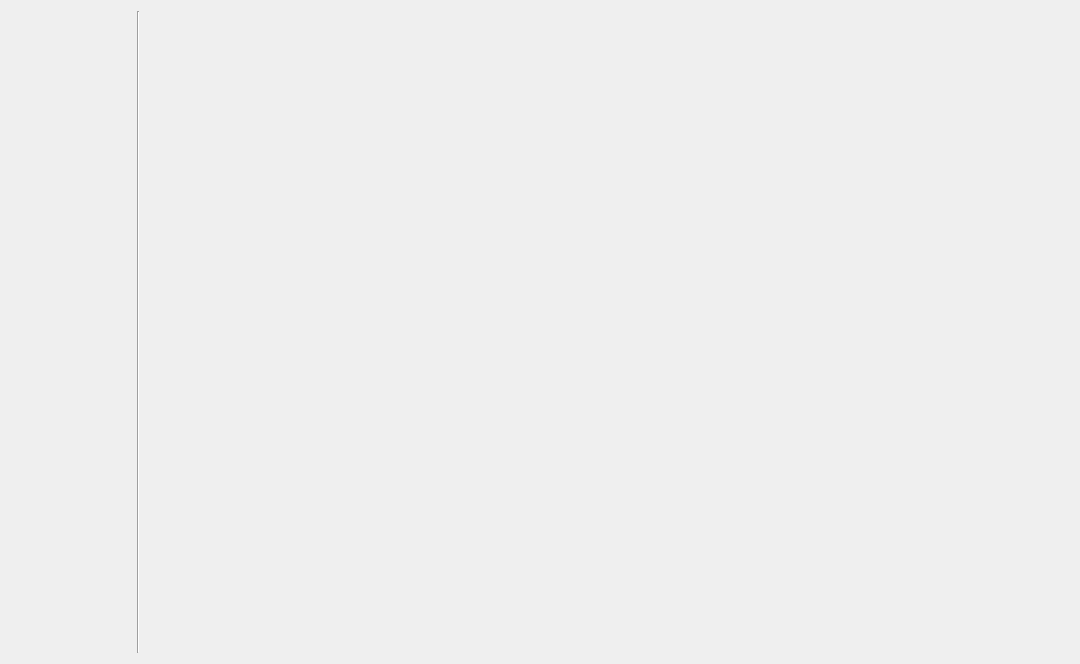
<?xml version="1.0" encoding="UTF-8"?>
<ui version="4.0">
 <class>Widget</class>
 <widget class="QWidget" name="Widget">
  <property name="geometry">
   <rect>
    <x>0</x>
    <y>0</y>
    <width>1080</width>
    <height>664</height>
   </rect>
  </property>
  <property name="windowTitle">
   <string>Widget</string>
  </property>
  <property name="autoFillBackground">
   <bool>false</bool>
  </property>
  <property name="styleSheet">
   <string notr="true">background white</string>
  </property>
  <layout class="QHBoxLayout" name="horizontalLayout">
   <item>
    <widget class="QFrame" name="frame">
     <property name="sizePolicy">
      <sizepolicy hsizetype="Preferred" vsizetype="Preferred">
       <horstretch>0</horstretch>
       <verstretch>0</verstretch>
      </sizepolicy>
     </property>
     <property name="minimumSize">
      <size>
       <width>120</width>
       <height>640</height>
      </size>
     </property>
     <property name="maximumSize">
      <size>
       <width>120</width>
       <height>16777215</height>
      </size>
     </property>
     <property name="frameShape">
      <enum>QFrame::NoFrame</enum>
     </property>
     <property name="frameShadow">
      <enum>QFrame::Plain</enum>
     </property>
     <layout class="QVBoxLayout" name="verticalLayout">
      <item>
       <widget class="QPushButton" name="menu_button_about">
        <property name="text">
         <string/>
        </property>
        <property name="icon">
         <iconset resource="icons.qrc">
          <normaloff>:/icons/MenuIcons/cube.png</normaloff>:/icons/MenuIcons/cube.png</iconset>
        </property>
        <property name="iconSize">
         <size>
          <width>80</width>
          <height>80</height>
         </size>
        </property>
        <property name="flat">
         <bool>true</bool>
        </property>
       </widget>
      </item>
      <item>
       <widget class="QPushButton" name="menu_button_help">
        <property name="minimumSize">
         <size>
          <width>60</width>
          <height>60</height>
         </size>
        </property>
        <property name="text">
         <string/>
        </property>
        <property name="icon">
         <iconset resource="icons.qrc">
          <normaloff>:/icons/MenuIcons/lightbulb@3x.png</normaloff>:/icons/MenuIcons/lightbulb@3x.png</iconset>
        </property>
        <property name="iconSize">
         <size>
          <width>60</width>
          <height>60</height>
         </size>
        </property>
        <property name="default">
         <bool>false</bool>
        </property>
        <property name="flat">
         <bool>true</bool>
        </property>
       </widget>
      </item>
      <item>
       <widget class="QPushButton" name="menu_button_settings">
        <property name="sizePolicy">
         <sizepolicy hsizetype="Minimum" vsizetype="Fixed">
          <horstretch>0</horstretch>
          <verstretch>0</verstretch>
         </sizepolicy>
        </property>
        <property name="minimumSize">
         <size>
          <width>60</width>
          <height>60</height>
         </size>
        </property>
        <property name="text">
         <string/>
        </property>
        <property name="icon">
         <iconset resource="icons.qrc">
          <normaloff>:/icons/MenuIcons/Settings@3x.png</normaloff>:/icons/MenuIcons/Settings@3x.png</iconset>
        </property>
        <property name="iconSize">
         <size>
          <width>60</width>
          <height>60</height>
         </size>
        </property>
        <property name="flat">
         <bool>true</bool>
        </property>
       </widget>
      </item>
      <item>
       <widget class="QPushButton" name="menu_button_printTools">
        <property name="minimumSize">
         <size>
          <width>60</width>
          <height>60</height>
         </size>
        </property>
        <property name="text">
         <string/>
        </property>
        <property name="icon">
         <iconset resource="icons.qrc">
          <normaloff>:/icons/MenuIcons/tools@3x.png</normaloff>:/icons/MenuIcons/tools@3x.png</iconset>
        </property>
        <property name="iconSize">
         <size>
          <width>60</width>
          <height>60</height>
         </size>
        </property>
        <property name="flat">
         <bool>true</bool>
        </property>
       </widget>
      </item>
      <item>
       <widget class="QPushButton" name="menu_button_dashboard">
        <property name="minimumSize">
         <size>
          <width>60</width>
          <height>60</height>
         </size>
        </property>
        <property name="text">
         <string/>
        </property>
        <property name="icon">
         <iconset resource="icons.qrc">
          <normaloff>:/icons/MenuIcons/dashboard@3x.png</normaloff>:/icons/MenuIcons/dashboard@3x.png</iconset>
        </property>
        <property name="iconSize">
         <size>
          <width>60</width>
          <height>60</height>
         </size>
        </property>
        <property name="flat">
         <bool>true</bool>
        </property>
       </widget>
      </item>
     </layout>
    </widget>
   </item>
   <item>
    <widget class="Line" name="line">
     <property name="orientation">
      <enum>Qt::Vertical</enum>
     </property>
    </widget>
   </item>
   <item>
    <widget class="QStackedWidget" name="stackedWidget">
     <property name="sizePolicy">
      <sizepolicy hsizetype="Preferred" vsizetype="Preferred">
       <horstretch>0</horstretch>
       <verstretch>0</verstretch>
      </sizepolicy>
     </property>
     <property name="minimumSize">
      <size>
       <width>640</width>
       <height>640</height>
      </size>
     </property>
     <widget class="QWidget" name="aboutPage"/>
     <widget class="QWidget" name="helpPage"/>
     <widget class="QWidget" name="settingsPage">
      <layout class="QHBoxLayout" name="horizontalLayout_4">
       <item>
        <layout class="QHBoxLayout" name="horizontalLayout_3">
         <item>
          <layout class="QVBoxLayout" name="verticalLayout_4">
           <item>
            <layout class="QVBoxLayout" name="verticalLayout_3">
             <item>
              <widget class="QLabel" name="label_2">
               <property name="minimumSize">
                <size>
                 <width>0</width>
                 <height>50</height>
                </size>
               </property>
               <property name="font">
                <font>
                 <pointsize>22</pointsize>
                </font>
               </property>
               <property name="lineWidth">
                <number>1</number>
               </property>
               <property name="text">
                <string>Port List</string>
               </property>
               <property name="alignment">
                <set>Qt::AlignHCenter|Qt::AlignTop</set>
               </property>
               <property name="wordWrap">
                <bool>true</bool>
               </property>
               <property name="margin">
                <number>4</number>
               </property>
              </widget>
             </item>
             <item>
              <widget class="QPushButton" name="settings_button_refreshPorts">
               <property name="minimumSize">
                <size>
                 <width>40</width>
                 <height>40</height>
                </size>
               </property>
               <property name="baseSize">
                <size>
                 <width>40</width>
                 <height>40</height>
                </size>
               </property>
               <property name="text">
                <string/>
               </property>
               <property name="icon">
                <iconset resource="icons.qrc">
                 <normaloff>:/icons/SettingsIcons/reload.png</normaloff>:/icons/SettingsIcons/reload.png</iconset>
               </property>
               <property name="iconSize">
                <size>
                 <width>40</width>
                 <height>40</height>
                </size>
               </property>
               <property name="flat">
                <bool>true</bool>
               </property>
              </widget>
             </item>
            </layout>
           </item>
           <item>
            <widget class="QTreeView" name="port_view">
             <property name="frameShape">
              <enum>QFrame::NoFrame</enum>
             </property>
             <property name="frameShadow">
              <enum>QFrame::Plain</enum>
             </property>
             <property name="headerHidden">
              <bool>true</bool>
             </property>
             <attribute name="headerDefaultSectionSize">
              <number>125</number>
             </attribute>
             <attribute name="headerMinimumSectionSize">
              <number>125</number>
             </attribute>
            </widget>
           </item>
          </layout>
         </item>
         <item>
          <layout class="QVBoxLayout" name="verticalLayout_2">
           <item>
            <widget class="QLabel" name="label">
             <property name="minimumSize">
              <size>
               <width>0</width>
               <height>31</height>
              </size>
             </property>
             <property name="font">
              <font>
               <pointsize>22</pointsize>
              </font>
             </property>
             <property name="lineWidth">
              <number>1</number>
             </property>
             <property name="text">
              <string>System Settings</string>
             </property>
             <property name="alignment">
              <set>Qt::AlignCenter</set>
             </property>
            </widget>
           </item>
           <item>
            <layout class="QHBoxLayout" name="horizontalLayout_2">
             <property name="spacing">
              <number>0</number>
             </property>
             <property name="topMargin">
              <number>10</number>
             </property>
             <property name="bottomMargin">
              <number>10</number>
             </property>
             <item>
              <widget class="QPushButton" name="settings_button_resetToDefault">
               <property name="sizePolicy">
                <sizepolicy hsizetype="Fixed" vsizetype="Fixed">
                 <horstretch>0</horstretch>
                 <verstretch>0</verstretch>
                </sizepolicy>
               </property>
               <property name="minimumSize">
                <size>
                 <width>40</width>
                 <height>40</height>
                </size>
               </property>
               <property name="toolTip">
                <string extracomment="rervert"/>
               </property>
               <property name="statusTip">
                <string/>
               </property>
               <property name="text">
                <string/>
               </property>
               <property name="icon">
                <iconset resource="icons.qrc">
                 <normaloff>:/icons/SettingsIcons/reset.png</normaloff>:/icons/SettingsIcons/reset.png</iconset>
               </property>
               <property name="iconSize">
                <size>
                 <width>40</width>
                 <height>40</height>
                </size>
               </property>
               <property name="flat">
                <bool>true</bool>
               </property>
              </widget>
             </item>
             <item>
              <widget class="QPushButton" name="settings_button_openFile">
               <property name="sizePolicy">
                <sizepolicy hsizetype="Fixed" vsizetype="Fixed">
                 <horstretch>0</horstretch>
                 <verstretch>0</verstretch>
                </sizepolicy>
               </property>
               <property name="minimumSize">
                <size>
                 <width>40</width>
                 <height>63</height>
                </size>
               </property>
               <property name="baseSize">
                <size>
                 <width>270</width>
                 <height>484</height>
                </size>
               </property>
               <property name="text">
                <string/>
               </property>
               <property name="icon">
                <iconset resource="icons.qrc">
                 <normaloff>:/icons/SettingsIcons/save_file.png</normaloff>:/icons/SettingsIcons/save_file.png</iconset>
               </property>
               <property name="iconSize">
                <size>
                 <width>30</width>
                 <height>55</height>
                </size>
               </property>
               <property name="flat">
                <bool>true</bool>
               </property>
              </widget>
             </item>
             <item>
              <widget class="QPushButton" name="settings_buttons_saveFile">
               <property name="sizePolicy">
                <sizepolicy hsizetype="Fixed" vsizetype="Fixed">
                 <horstretch>0</horstretch>
                 <verstretch>0</verstretch>
                </sizepolicy>
               </property>
               <property name="minimumSize">
                <size>
                 <width>30</width>
                 <height>55</height>
                </size>
               </property>
               <property name="baseSize">
                <size>
                 <width>270</width>
                 <height>484</height>
                </size>
               </property>
               <property name="text">
                <string/>
               </property>
               <property name="icon">
                <iconset resource="icons.qrc">
                 <normaloff>:/icons/SettingsIcons/open_file.png</normaloff>:/icons/SettingsIcons/open_file.png</iconset>
               </property>
               <property name="iconSize">
                <size>
                 <width>30</width>
                 <height>55</height>
                </size>
               </property>
               <property name="flat">
                <bool>true</bool>
               </property>
              </widget>
             </item>
             <item>
              <widget class="QPushButton" name="settings_button_apply">
               <property name="sizePolicy">
                <sizepolicy hsizetype="Fixed" vsizetype="Fixed">
                 <horstretch>0</horstretch>
                 <verstretch>0</verstretch>
                </sizepolicy>
               </property>
               <property name="minimumSize">
                <size>
                 <width>40</width>
                 <height>40</height>
                </size>
               </property>
               <property name="text">
                <string/>
               </property>
               <property name="icon">
                <iconset resource="icons.qrc">
                 <normaloff>:/icons/SettingsIcons/apply.png</normaloff>:/icons/SettingsIcons/apply.png</iconset>
               </property>
               <property name="iconSize">
                <size>
                 <width>40</width>
                 <height>40</height>
                </size>
               </property>
               <property name="flat">
                <bool>true</bool>
               </property>
              </widget>
             </item>
            </layout>
           </item>
           <item>
            <widget class="QTreeView" name="settings_view">
             <property name="minimumSize">
              <size>
               <width>512</width>
               <height>0</height>
              </size>
             </property>
             <property name="frameShape">
              <enum>QFrame::NoFrame</enum>
             </property>
             <property name="frameShadow">
              <enum>QFrame::Plain</enum>
             </property>
             <property name="selectionBehavior">
              <enum>QAbstractItemView::SelectItems</enum>
             </property>
             <property name="headerHidden">
              <bool>true</bool>
             </property>
             <attribute name="headerVisible">
              <bool>false</bool>
             </attribute>
             <attribute name="headerCascadingSectionResizes">
              <bool>false</bool>
             </attribute>
             <attribute name="headerDefaultSectionSize">
              <number>275</number>
             </attribute>
             <attribute name="headerMinimumSectionSize">
              <number>275</number>
             </attribute>
             <attribute name="headerStretchLastSection">
              <bool>false</bool>
             </attribute>
            </widget>
           </item>
          </layout>
         </item>
        </layout>
       </item>
      </layout>
     </widget>
     <widget class="QWidget" name="printToolsPage"/>
     <widget class="QWidget" name="dashboardPage"/>
    </widget>
   </item>
  </layout>
 </widget>
 <layoutdefault spacing="6" margin="11"/>
 <resources>
  <include location="icons.qrc"/>
 </resources>
 <connections/>
</ui>
